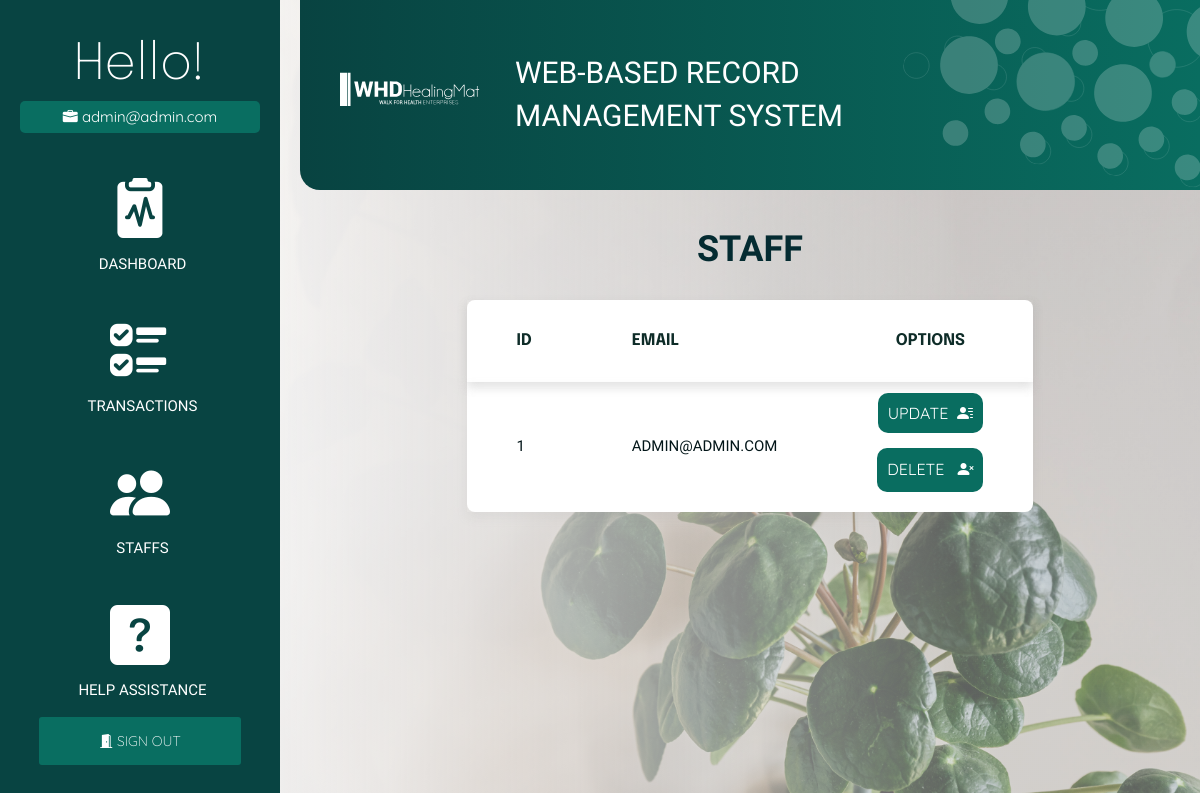
Before: /staff (signed in) with the older database file.
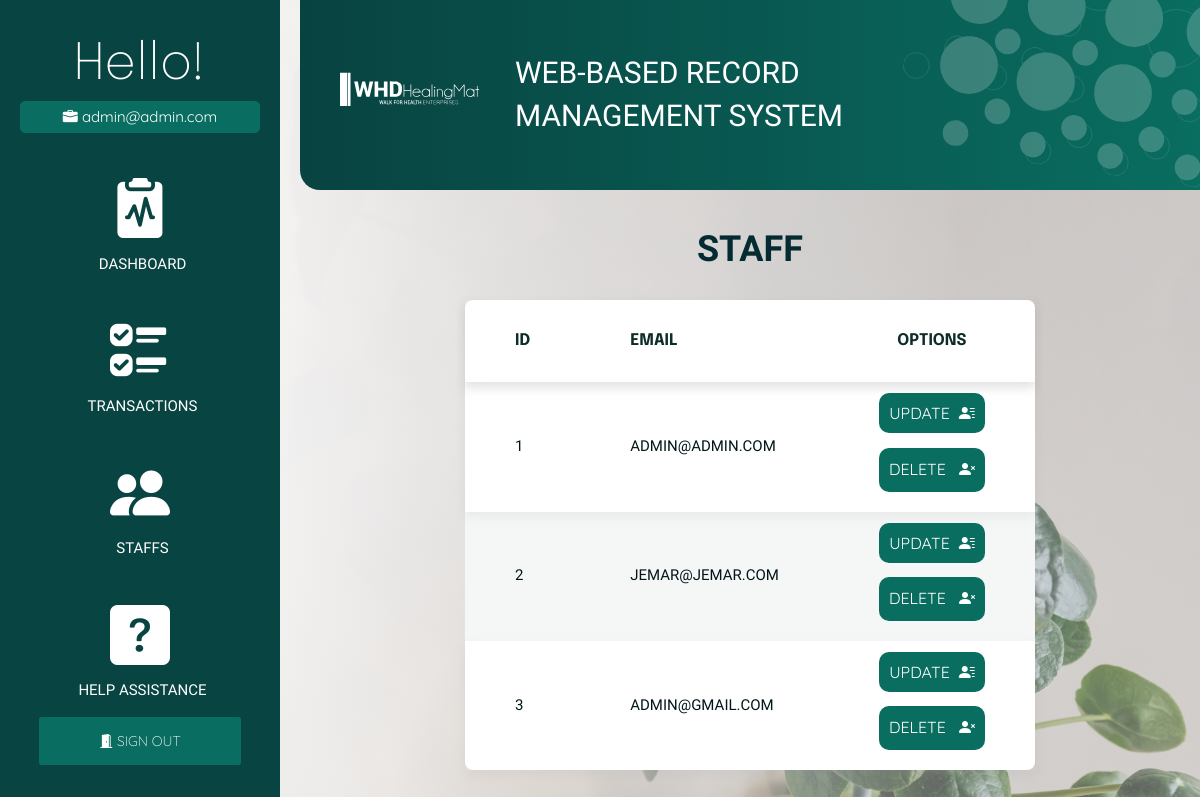
After: the same page with the newer database file.
### models.py (models this page shows, shortened)
class Staff(db.Model):
    __tablename__ = 'staff'
    staff_id = db.Column(db.Integer, primary_key=True)
    staff_email = db.Column(db.String(200), unique=True)
    staff_password = db.Column(db.String(200), nullable=False)

### blueprint/staff.py (the view)
@staff_bp.route('/staff')
def staff():
    return render_template('staff/index_page.html', staffs=Staff.query.all())

### blueprint/staff.py (called while the page is built)
def staff_bp_middleware():
    if not is_authenticated():
        return redirect(url_for('auth_bp.login_page'))

### helper/functions.py (called while the page is built)
def is_authenticated():
    if session.get('signedin'):
        return True
    return False

### templates/staff/index_page.html (shortened to what this page needs)
{% extends 'auth/auth_base.html' %}
{% block head %}
<link rel="stylesheet" href="{{ url_for('static', filename='css/transaction.css') }}">
{% endblock %}
{% block body %}
<div class="staff">
    <h1>Staff</h1>
    <table>
        <thead>
            <tr>
                <th>ID</th>
                <th>Email</th>
                <th id="text-align">Options</th>
            </tr>
        </thead>
        <tbody>
            {% for staff in staffs %}
            <tr>
                <td>{{ staff.staff_id }}</td>
                <td>{{ staff.staff_email }}</td>
                <td id="text-align">
                        <a class="opt-btn" id="opt-js-btn-1" href="{{url_for('staff_bp.staff_update', id=staff.staff_id)}}">
                            UPDATE&nbsp;&nbsp;<i class="bi bi-person-lines-fill"></i></a>
                    <br><br>
                        <button class="opt-btn" onclick="openModal('{{ staff.staff_id }}', 'STAFF')">
                            DELETE&nbsp;&nbsp;&nbsp;<i class="bi bi-person-x-fill"></i></button>
                </td>
            </tr>
            {% endfor %}
        </tbody>
    </table>
</div>
{% endblock %}

### templates/auth/auth_base.html (shortened to what this page needs)
<!DOCTYPE html>
<html lang="en">
    <head>
        <link rel="stylesheet" href="{{ url_for('static', filename='css/auth.css') }}">
        <link rel="stylesheet" href="https://pro.fontawesome.com/releases/v5.10.0/css/all.css"/>
        <link rel="stylesheet" href="https://maxcdn.bootstrapcdn.com/bootstrap/3.3.7/css/bootstrap.min.css">
        <link rel="stylesheet" href="https://cdn.jsdelivr.net/npm/bootstrap-icons@1.8.1/font/bootstrap-icons.css">
        {% block head %}
        {% endblock %}
    </head>
<body>
<div class="wrapper">
    <div class="sidebar">
        <span id="h1">Hello!</span>
        <span id="h1-data"><i class="bi bi-briefcase-fill"></i>&nbsp{{ session['email'] }}</span>
        <div class="cont">
                <a href="/dashboard" id="cont-sect">
                    <i class="bi bi-clipboard2-pulse-fill" id="auth-logo"></i>
                    <span id="auth-lbl">DASHBOARD</span></a>
                <a href="/transaction" id="cont-sect">
                    <i class="bi bi-ui-checks" id="auth-logo"></i>
                        <span id="auth-lbl">TRANSACTIONS</span></a>
                <a href="/staff" id="cont-sect">
                    <i class="bi bi-people-fill" id="auth-logo"></i>
                        <span id="auth-lbl">STAFFS</span></a>
                <a href="/help" id="cont-sect">
                    <i class="bi bi-question-square-fill" id="auth-logo"></i>
                        <span id="auth-lbl">HELP ASSISTANCE</span></a>
        <div class="logout">
            <a href="/logout">
                <i class="bi bi-door-open-fill"></i>
                SIGN OUT
            </a>
        </div>
        </div>
    </div>
    <div class="main">
        <div class="main--header">
            <image class="logo-svg" src="{{ url_for('static', filename='images/logo-head-web.svg') }}"></image>
            <span id="title">WEB-BASED RECORD MANAGEMENT SYSTEM</span>
            <image class="bg-head-svg" src="{{ url_for('static', filename='images/bubbles.svg') }}"></image>
        </div>
        <div class="main--content">
            {% block body %}
            {% endblock %}
        </div>
    </div>
</div>
</body>
</html>

Changed rows visible on the page:
added Staff: staff_id "2", staff_email "JEMAR@JEMAR.COM"
added Staff: staff_id "3", staff_email "ADMIN@GMAIL.COM"
